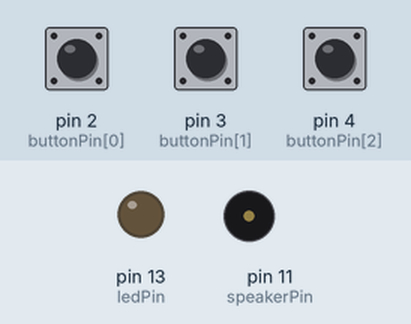
Recording of a sketch running on a simulated Arduino Uno, built with avr-gcc and run on an emulated ATmega328P. Parts: output pins drawn as LEDs (lit = HIGH), buzzer (waves = sounding). The test bench sets the inputs (shaded band); at power-on: pin 2 (buttonPin[0]) LOW, pin 3 (buttonPin[1]) LOW, pin 4 (buttonPin[2]) LOW.

Above: at 1.2 s.
1.3 s: pin 2 (buttonPin[0]) pulled HIGH for 0.15 s
At 1.37 s:
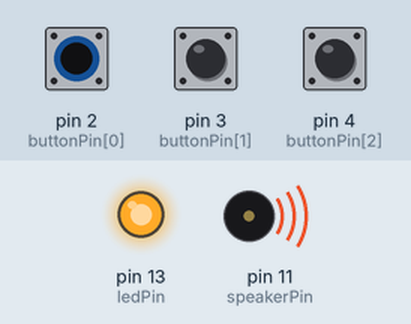
2.9 s: pin 2 (buttonPin[0]) pulled HIGH for 3.2 s
At 6.9 s:
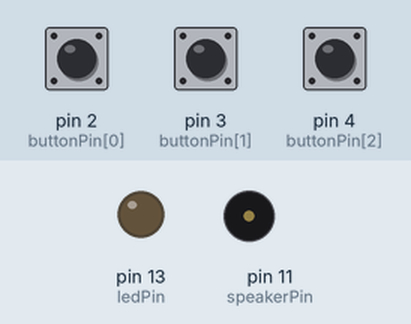
7.6 s: pin 3 (buttonPin[1]) pulled HIGH for 3.2 s
At 8.0 s:
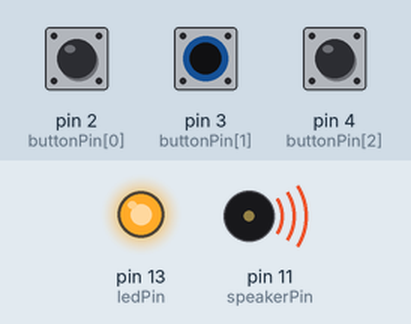
Timing chart, 0 to 12.3 s (numbered marks = the images above; inputs shaded):
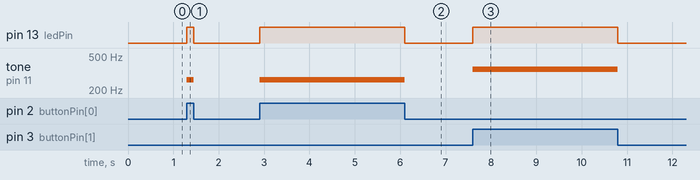

The sketch:

botoes_com_som_e_led.ino
```cpp
const int buttonPin[] = {2, 3, 4};

const int ledPin = 13;
const int speakerPin = 11;

int buttonState[] = {0, 0, 0};
```

Loop.ino
```cpp
void loop() {
  for (int i = 0; i < 3; i++) {
    buttonState[i] = digitalRead(buttonPin[i]);
  }

  musica();
}
```

Setup.ino
```cpp
void setup() {
  pinMode(ledPin, OUTPUT);

  for (int i = 0; i < 3; i++) {
    pinMode(buttonPin[i], INPUT);
  }

  pinMode(speakerPin, OUTPUT);
}
```

musica.ino
```cpp
void musica() {
  if (buttonState[0] == HIGH) {
    digitalWrite(ledPin, HIGH);
    tone(speakerPin, 262);
  } else if (buttonState[1]) {
    digitalWrite(ledPin, HIGH);
    tone(speakerPin, 349);
  } else if (buttonState[2]) {
    digitalWrite(ledPin, HIGH);
    tone(speakerPin, 494);
  } else {
    noTone(speakerPin);
    digitalWrite(ledPin, LOW);
  }
}
```

Measured:
- after the input at 1.3 s, pin 13 (ledPin): LOW → HIGH at once, → LOW 0.15 s later; tone on pin 11 (speakerPin): silent → 262 Hz at once, → silent 0.15 s later
- after the input at 2.9 s, pin 13 (ledPin): LOW → HIGH at once, → LOW 3.2 s later; tone on pin 11 (speakerPin): silent → 262 Hz at once, → silent 3.2 s later
- after the input at 7.6 s, pin 13 (ledPin): LOW → HIGH at once, → LOW 3.2 s later; tone on pin 11 (speakerPin): silent → 349 Hz at once, → silent 3.2 s later
